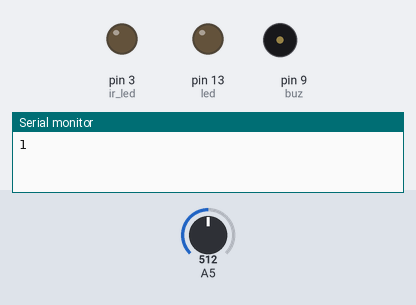
The sketch below on a simulated Arduino Uno, built with avr-gcc and run on an emulated ATmega328P. Parts: output pins drawn as LEDs (lit = HIGH), buzzer (waves = sounding, pin HIGH), the last lines printed to the serial monitor. The inputs (shaded band) are chosen by the test bench; at power-on: A5 = 512.

Above: at 8.6 s.
At 16.15 s:
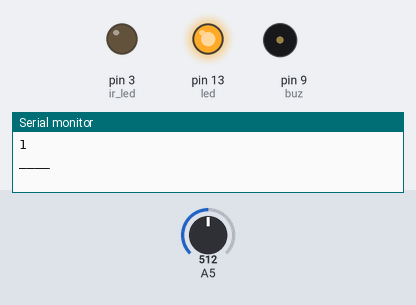
At 18.7 s:
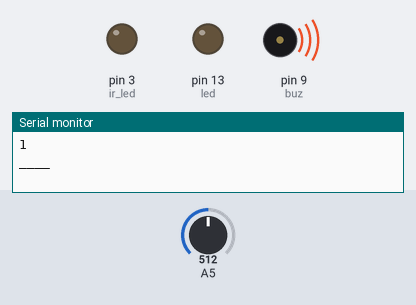
Timing chart, 0 to 25.0 s (numbered marks = the images above):
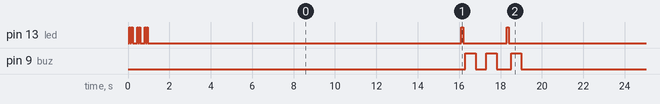

The sketch:

IR_send.ino
```cpp
#define ir_led 3
#define led 13
#define buz 9
#include <Time.h>
#include <TimeLib.h>
#include<IRremote.h>
IRsend irsend;

int val=50, bks=0, k=0;
byte ey=1,iy=0;
void setup()
{
  pinMode(ir_led,OUTPUT);
  pinMode(buz,OUTPUT);
  pinMode(led,OUTPUT);
  Serial.begin(9600);

  //ind(led,100,2);
  //ind(buz,100,2);
  cal(6);
}
void ind(int pin,int del,int tim)
{
  for(int i=0;i<tim;i++)
  {
    digitalWrite(pin,1);
    delay(del);
    digitalWrite(pin,0);
    delay(del);
  }
}
void cal(int bk)
{
    for(int i=0; i<3; i++)
    {
        if(bk<4)
        {
          irsend.sendSony(0xa91, 12);
          ind(led,50,3);
        }
        else if(bk<7)
        {
          irsend.sendSony(0xa92, 12);
          ind(led,50,2);
        }
        else if(bk<13)
        {
          irsend.sendSony(0xa93, 12);
          ind(led,50,1);
        }
        delay(100);
    }
}
void loop()
{
  setTime(0);
  delay(2000);
  while(second()%15!=0)
      {
        k=0;
         if(analogRead(A5)<val)
          ey=0;
         else ey=1;

         if(ey!=iy)
         {
            bks++;
            Serial.println(bks);
         }
         iy=ey;
      }
  Serial.println("____");
  bks=bks/2;
  if(bks>=14) bks=0;
  if(bks>0) cal(bks);

  if(bks==0&&k==1)
      {
        for(int j=0; j<500; j++)
        {
         irsend.sendSony(0xa95, 12);
         ind(led,50,1);
         ind(buz,500,50);
        }
      }
  if(bks==0&&k==0)
      {
        k=1;
        ind(led,100,1);
        ind(buz,500,2);
        ind(led,100,1);
        ind(buz,500,1);
      }
  bks=0;
}
```

Measured:
- by itself, pin 9 (buz): repeats every 18.4 s: LOW 0.50 s, HIGH 0.50 s, LOW 0.70 s, HIGH 0.50 s, LOW 15.7 s, HIGH 0.50 s
- by itself, everything shown: repeats every 18.4 s, in 10 steps
